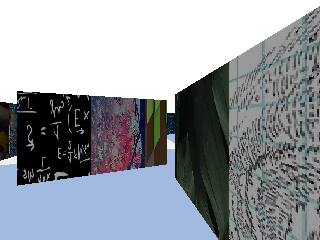
#> input picture benchmark_data/20231106-182012/10051_66.00957906772638_47.91103048369213_80.png, 320 x 240 px; its folder holds 4 pictures in this run
$ jupyter execute --allow-errors feature_extraction_benchmark.ipynb
#> lines starting #> are read from the running program, lines starting #| are printed output that depends on the picture
[cell 1]
import numpy as np
import cv2
import os
from scipy import ndimage
from scipy.spatial import distance
from sklearn.cluster import KMeans

import time

[cell 2]
filepath = os.path.join('benchmark_data', '20231106-182012')
filepath

[cell 3]
def load_images_from_folder(folder):
#> called with folder = 'benchmark_data/20231106-182012'
    images = {}
    img_files = os.listdir(folder)
    for image_file in img_files:
        image_path = os.path.join(folder, image_file)
        if image_path == os.path.join(filepath, '676_-1.999885817130722_30.978629028113254_115.png'):
            print("skipped one image so we can test with it")
            continue
        if os.path.isfile(image_path) and image_file.lower().endswith(('.jpg', '.jpeg', '.png', '.bmp')):
            img = cv2.imread(image_path)
#> img is the input picture: shape (240, 320, 3); mean B, G, R 159.6, 153.4, 148.7
            if img is not None:
                images[image_file]=img
    return images

[cell 4]
images = load_images_from_folder(filepath)
#> images = 4 items

[cell 5]
def sift_features(images):
    descriptor_list = []
    image_to_descriptors = {}
    sift = cv2.SIFT_create()

    for key, img in images.items():
        _kp, des = sift.detectAndCompute(img, None)
        if des is not None:
            descriptor_list.extend(des)
            image_to_descriptors[key] = des
#> this loop made 4 passes
#> after the loop, descriptor_list = 1566 items; image_to_descriptors = 4 items
    return descriptor_list, image_to_descriptors

[cell 6]
start_time = time.time()

descriptor_list, image_to_descriptors = sift_features(images)
#> descriptor_list = 1566 items; image_to_descriptors = 4 items

elapsed_time = time.time() - start_time

print(f"Took {elapsed_time}s detect features from {len(images)}; found {len(descriptor_list)} descriptors")
#| Took 0.17641711235046387s detect features from 4; found 1566 descriptors

[cell 7]
def unsupervised_kmeans(k, descriptor_list):
    kmeans = KMeans(n_clusters=k)
    kmeans.fit(descriptor_list)
    visual_words = kmeans.cluster_centers_
    return visual_words

[cell 8]
num_clusters = 150

start_time = time.time()

visual_words_unsupervised = unsupervised_kmeans(num_clusters, descriptor_list)
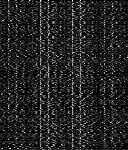
#> visual_words_unsupervised: shape (150, 128) float64; min -1.07e-14, max 192.1, mean 27.6; drawn with min black and max white

elapsed_time = time.time() - start_time
print(f"Took {elapsed_time}s to group {len(descriptor_list)} descriptors from {len(images)} into {num_clusters} clusters")
#| Took 0.12793469429016113s to group 1566 descriptors from 4 into 150 clusters

[cell 9]
def calculate_histogram(descriptors, visual_words):
    # Create an array to store the histogram
    histogram = np.zeros(len(visual_words))

    for descriptor in descriptors:
        # Find the nearest visual word for the descriptor
        nearest_word = np.argmin(np.linalg.norm(visual_words - descriptor, axis=1))
        # Increment the corresponding bin in the histogram
        histogram[nearest_word] += 1

    return histogram

[cell 10]
start_time = time.time()

# Calculate the target image's histogram using unsupervised visual words
image_to_histogram = {}
for key, desc in image_to_descriptors.items():
  hist = calculate_histogram(desc, visual_words_unsupervised)
  image_to_histogram[key] = hist
#> after the loop, image_to_histogram = 4 items

elapsed_time = time.time() - start_time
print(f"Took {elapsed_time}s to calculate histograms for {len(images)} training images")
#| Took 0.08091139793395996s to calculate histograms for 4 training images

image_to_histogram
